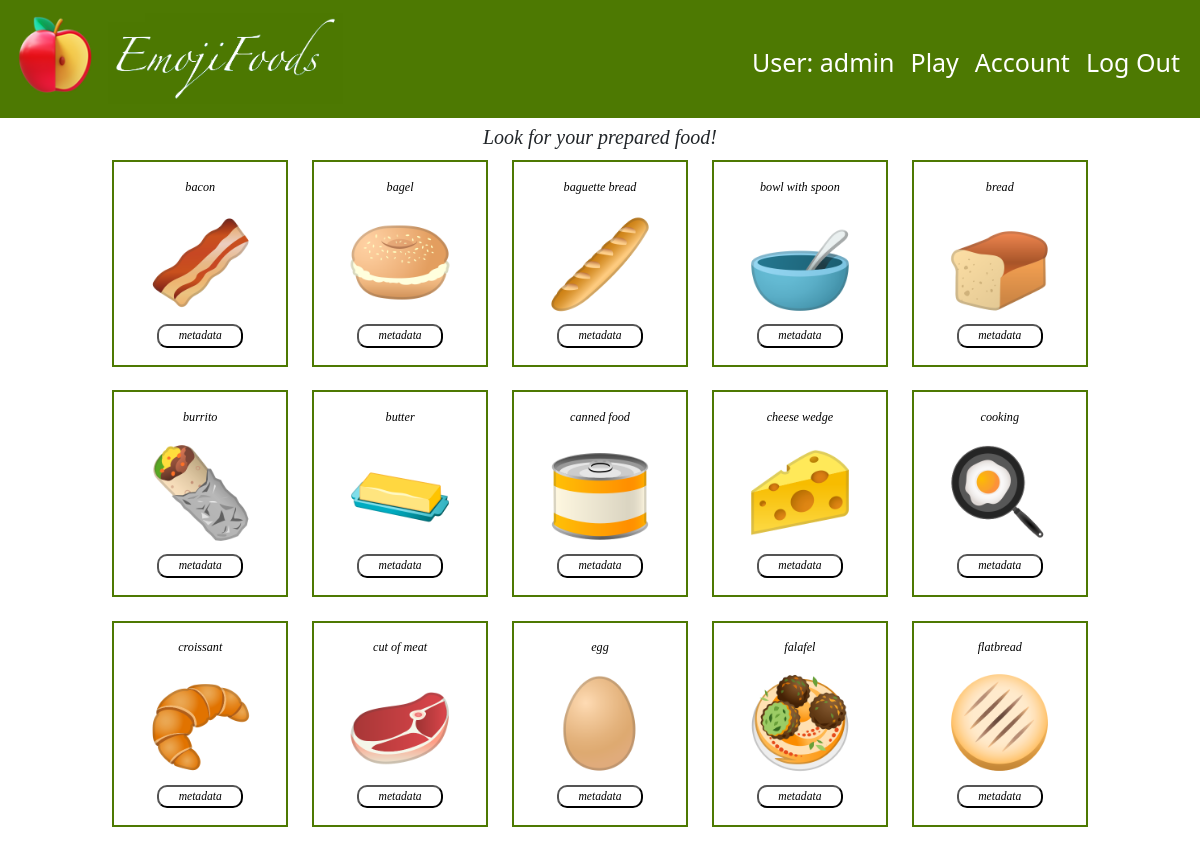
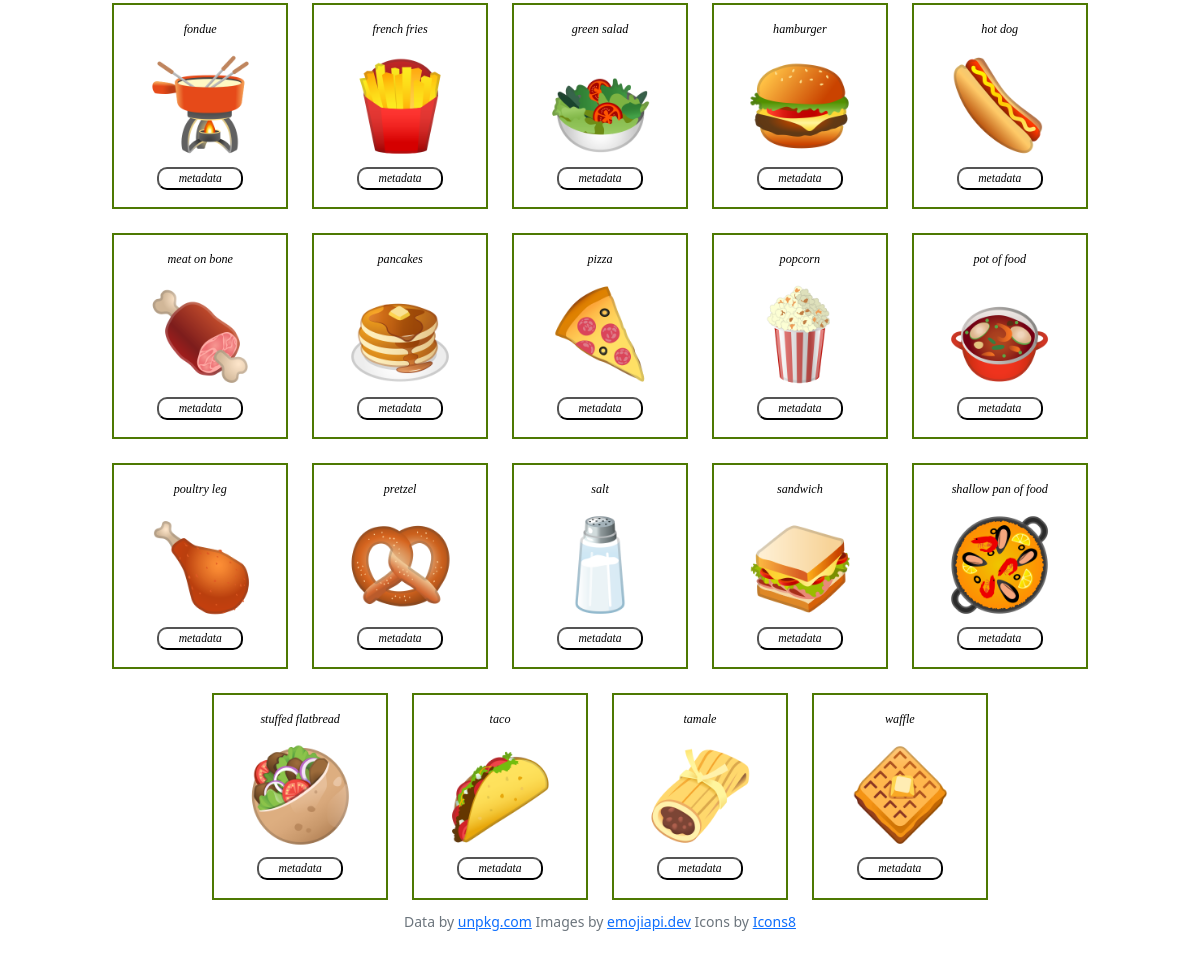
/prepared (signed in), run on the app's committed database (2 pictures, top to bottom).
### tables this page shows
CREATE TABLE users (
user_id INTEGER PRIMARY KEY,
username TEXT UNIQUE,
password TEXT
);

CREATE TABLE emojis (emoji_id INTEGER PRIMARY KEY, codes TEXT,    name TEXT, img_name TEXT, char TEXT, subgroup TEXT);

### app.py (the view)
@app.route("/prepared")
@login_required
def prepared():
    user_id = session["user_id"]
    username = db.execute("SELECT username FROM users WHERE user_id = ?", user_id)[0]["username"]
    list_prepared = db.execute("SELECT * FROM emojis WHERE subgroup = ? ORDER BY name", "food-prepared")
    return render_template("prepared.html", list_subgroup=list_prepared, username=username)

### app.py (called while the page is built)
@app.after_request
def after_request(response):
    response.headers["Cache-Control"] = "no-cache, no-store, must-revalidate"
    response.headers["Expires"] = 0
    response.headers["Pragma"] = "no-cache"
    return response

### helpers.py (called while the page is built)
def login_required(f):
    @wraps(f)
    def decorated_function(*args, **kwargs):
        if session.get("user_id") is None:
            return redirect("/login")
        return f(*args, **kwargs)
    return decorated_function

### templates/prepared.html (shortened to what this page needs)
{% extends "layout.html" %}
{% block main %}
    <h2 id="headers">Look for your prepared food!</h2>
    <div class="items-container">
        {% for item in list_subgroup %}
            <div class="items-cols">
                <p class="emoji-name">{{ item["name"] }}</p>
                <img class="image-sell" src="/static/images_food/{{ item['img_name'] }}" alt="/static/images/{{ item['img_name'] }}">
                <form action="/metadata" method="post">
                    <button type="submit" class="info-btn" name="submit_meta" value="{{ item['codes'] }}">metadata</button>
                </form>
            </div>
        {% endfor %}
    </div>
{% endblock %}

### templates/layout.html (shortened to what this page needs)
<!DOCTYPE html>
<html lang="en">
    <head>
        <link href="https://cdn.jsdelivr.net/npm/bootstrap@5.1.3/dist/css/bootstrap.min.css" rel="stylesheet">
        <link href="/static/styles.css" rel="stylesheet">
    </head>
    <body>
        <nav class="navbar navbar-expand-md navbar-light" id="signer">
            <div class="container-fluid">
                <a class="navbar-brand" href="/">
                    <img id="emojiimage"src="/static/images_design/apple.png">
                    <img id="emojisign" src="/static/images_design/emojifoods.png">
                </a>
                <div class="collapse navbar-collapse" id="navbar">
                    {% if session["user_id"] %}
                        <ul class="navbar-nav ms-auto mt-2">
                            <li class="nav-item"><a class="nav-link">User: {{ username }}</a></li>
                            <li class="nav-item"><a class="nav-link" href="/play">Play</a></li>
                            <li class="nav-item"><a class="nav-link" href="/account">Account</a></li>
                            <li class="nav-item"><a class="nav-link" href="/logout">Log Out</a></li>
                        </ul>
                    {% else %}
                        <ul class="navbar-nav ms-auto mt-2">
                            <li class="nav-item"><a class="nav-link" href="/register">Register</a></li>
                            <li class="nav-item"><a class="nav-link" href="/login">Log In</a></li>
                        </ul>
                    {% endif %}
                </div>
            </div>
        </nav>
        <main>
            <div class="container-fluid pt-2">
                {% block main %}{% endblock %}
            </div>
        </main>
        <footer class="mb-5 small text-center text-muted">
            Data by <a href="https://unpkg.com/emoji.json@14.0.0/emoji.json">unpkg.com</a>
            Images by <a href="https://emojiapi.dev/">emojiapi.dev</a>
            Icons by <a target="_blank" href="https://icons8.com">Icons8</a>
        </footer>
    </body>
</html>

### static/styles.css (style rules this page uses)
#navbar .nav-link { font-size: 25px; color: #FFFFFF; }
nav .navbar-brand { font-size: xx-large; }
#signer { background-color: #4D7902; }
#emojiimage { width: 13%; object-fit: cover; }
#emojisign { width: 35%; object-fit: cover; }
.container-fluid { margin-right: auto; margin-left: auto; }
#headers { font: italic 150% Georgia; font-size: calc(0.5rem + 1vw); text-align: center; margin: auto; }
.emoji-name { width: 100%; float: right; margin-top: 10%; font: italic 100% Georgia; font-size: calc(0.01rem + 1vw); text-align: center; }
.image-sell { display: block; width: 60%; margin-left: auto; margin-right: auto; margin-bottom: 6%; }
.items-container { width: 100%; display: flex; flex-wrap: wrap; justify-content: center; }
.items-container>* { flex: 0 0 15%; }
.items-cols { background-color: #FFFFFF; border: 2px solid #4D7902; color: black; margin: 1% 1% 1% 1%; cursor: default; width: 15%; }
.info-btn { display: flex; width: 50%; height: 12%; margin-left: auto; margin-right: auto; margin-bottom: 10%; background-color:#FFFFFF; border-radius: 10px; justify-content: center; font-size: calc(0.35rem + 0.5vw); font-family: georgia; font-style: italic; }

### data on the page
users: username "admin"
emojis: name "bacon", img_name (picture)
emojis: name "bagel", img_name (picture)
emojis: name "baguette bread", img_name (picture)
emojis: name "bowl with spoon", img_name (picture)
emojis: name "bread", img_name (picture)
emojis: name "burrito", img_name (picture)
emojis: name "butter", img_name (picture)
emojis: name "canned food", img_name (picture)
emojis: name "cheese wedge", img_name (picture)
emojis: name "cooking", img_name (picture)
emojis: name "croissant", img_name (picture)
emojis: name "cut of meat", img_name (picture)
emojis: name "egg", img_name (picture)
emojis: name "falafel", img_name (picture)
emojis: name "flatbread", img_name (picture)
emojis: name "fondue", img_name (picture)
emojis: name "french fries", img_name (picture)
emojis: name "green salad", img_name (picture)
emojis: name "hamburger", img_name (picture)
emojis: name "hot dog", img_name (picture)
emojis: name "meat on bone", img_name (picture)
emojis: name "pancakes", img_name (picture)
emojis: name "pizza", img_name (picture)
emojis: name "popcorn", img_name (picture)
emojis: name "pot of food", img_name (picture)
emojis: name "poultry leg", img_name (picture)
emojis: name "pretzel", img_name (picture)
emojis: name "salt", img_name (picture)
emojis: name "sandwich", img_name (picture)
emojis: name "shallow pan of food", img_name (picture)
emojis: name "stuffed flatbread", img_name (picture)
emojis: name "taco", img_name (picture)
emojis: name "tamale", img_name (picture)
emojis: name "waffle", img_name (picture)
